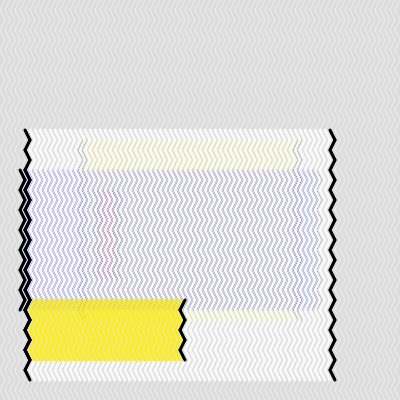
Frame 1 (no input)
Frame 60 (no input): identical to frame 1, image omitted
Frame 120 (the mouse pressed at the canvas centre since frame 60): identical to frame 1, image omitted

The p5.js sketch that drew this single still picture (run headless with seeded random() and noise() and a simulated clock; from frame 60 on, the mouse is pressed at the canvas centre):

// p5.js sketch
// ── sketch.js
let w = 5;
let h = w * 2;
let cols;
let rows;
let grid = [];

let blocks = [];
let num;

let colors;

function setup() {
  // createCanvas(window.innerWidth, window.innerHeight);
  createCanvas(400, 400);
  cols = width / w;
  rows = height / h;

  for (let i = 0; i < cols; i++) {
    grid[i] = [];
    for (let j = 0; j < rows; j++) {
      grid[i][j] = new Cell(i * w, j * h, w, h, j);
    }
  }

  num = floor(random(3, 6));

  colors = [color(255, 240, 1), color(255, 1, 1), color(1, 1, 253), color(249)];

  for (let i = 0; i < num; i++) {
    blocks[i] = new Block(colors[i % colors.length]);
  }
}

function draw() {
  background(220);

  for (let i = 0; i < cols; i++) {
    for (let j = 0; j < rows; j++) {
      stroke(255);
      strokeWeight(0.5);
      grid[i][j].displayCell();
    }
  }

  for (let i = 0; i < num; i++) {
    blocks[i].display();
  }
}

// ── block.js
class Block {
  constructor(c) {
    this.c = c;
    this.colRange = this.randomLengthGenerator(cols + 1);
    this.rowRange = this.randomLengthGenerator(rows + 1);

    this.block = [];

    for (let i = this.colRange.x; i < this.colRange.y; i++) {
      this.block[i] = [];
      for (let j = this.rowRange.x; j < this.rowRange.y; j++) {
        this.block[i][j] = new Cell(i * w, j * h, w, h, j);
      }
    }
  }

  display() {
    strokeWeight(3);
    for (let i = this.colRange.x; i < this.colRange.y; i++) {
      for (let j = this.rowRange.x; j < this.rowRange.y; j++) {
        if (i == this.colRange.x || i == this.colRange.y - 1) {
          stroke("black");
        } else {
          stroke(this.c);
        }
        this.block[i][j].displayCell();
      }
    }
  }

  randomLengthGenerator(length) {
    let a;
    let b;

    do {
      a = floor(random(0, length));
      b = floor(random(0, length));
    } while (abs(a - b) < 4);

    let range = createVector(min(a, b), max(a, b));

    return range;
  }
}

// ── cell.js
class Cell {
  constructor(x, y, w, h, row) {
    this.x = x;
    this.y = y;
    this.w = w;
    this.h = h;
    this.row = row;
  }

  displayCell() {
    if (this.row % 2 === 0) {
      line(this.x + this.w, this.y, this.x, this.y + this.h);
    } else {
      line(this.x, this.y, this.x + this.w, this.y + this.h);
    }
  }
}
